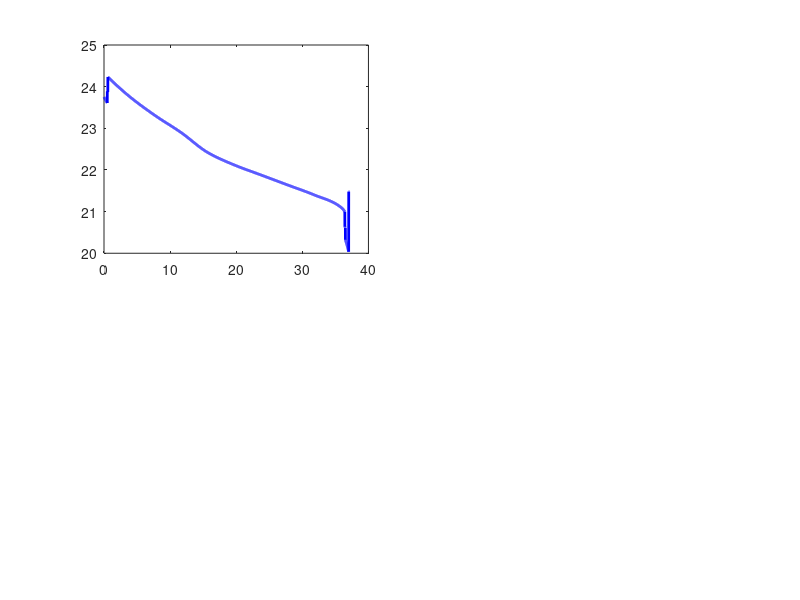

This figure's MATLAB source: (Note: this script raises an error after producing the figure.)
%% REI Drone - Battery Endurance Analysis
%  Rootcastle Engineering & Innovation
%
%  Models the 6S LiPo 5000 mAh battery discharge across different flight
%  phases: hover, transition, and cruise. Predicts endurance, voltage sag,
%  and remaining capacity over the mission profile.
%
%  Author: Batuhan Ayribas, M.Sc.

figDir = getappdata(0, 'figDir');
if isempty(figDir)
    figDir = fullfile(fileparts(mfilename('fullpath')), '..', 'figures');
    if ~exist(figDir, 'dir'), mkdir(figDir); end
end

%% Battery Parameters (6S LiPo)
n_cells = 6;
V_cell_full = 4.2;                  % Fully charged cell voltage
V_cell_nom = 3.7;                   % Nominal cell voltage
V_cell_cutoff = 3.5;               % Low voltage cutoff per cell
Q_total = 5.0;                      % Total capacity (Ah)
R_internal = 0.018;                 % Internal resistance per cell (Ohm)
R_total = n_cells * R_internal;     % Total pack resistance

V_full = n_cells * V_cell_full;     % 25.2 V
V_nom = n_cells * V_cell_nom;       % 22.2 V
V_cutoff = n_cells * V_cell_cutoff; % 21.0 V

%% Discharge Model
% Open-circuit voltage as a function of SOC (empirical LiPo curve)
SOC_pts = [1.0, 0.9, 0.8, 0.7, 0.6, 0.5, 0.4, 0.3, 0.2, 0.1, 0.05, 0.0];
V_oc_pts = [4.20, 4.10, 4.02, 3.95, 3.87, 3.82, 3.78, 3.74, 3.70, 3.65, 3.55, 3.30];
V_oc_pts = V_oc_pts * n_cells;     % Scale to pack voltage

%% Flight Phase Current Draws
% Based on propulsion analysis: hover ~298W, cruise ~165W, transition ~240W
I_hover = 298 / V_nom;             % About 13.4 A
I_cruise = 165 / V_nom;            % About 7.4 A
I_transition = 240 / V_nom;        % About 10.8 A

%% Simulation: Full Mission Profile
% Mission: 30s hover -> 5s transition -> cruise until cutoff -> 5s transition -> 30s hover -> land
dt = 0.5;                          % Time step (seconds)
t_max = 3600;                      % Maximum simulation time (1 hour)
t = 0:dt:t_max;
N = length(t);

SOC = zeros(1, N); SOC(1) = 1.0;
V_terminal = zeros(1, N);
I_draw = zeros(1, N);
phase = cell(1, N);
P_consumed = zeros(1, N);
energy_used = zeros(1, N);

mission_ended = false;
land_time = 0;

for k = 1:N
    % Determine flight phase
    if t(k) < 30
        I_draw(k) = I_hover;
        phase{k} = 'Hover (Takeoff)';
    elseif t(k) < 35
        I_draw(k) = I_transition;
        phase{k} = 'Transition (VTOL->Cruise)';
    elseif ~mission_ended
        I_draw(k) = I_cruise;
        phase{k} = 'Cruise';
    else
        if land_time == 0, land_time = t(k); end
        remaining = t(k) - land_time;
        if remaining < 5
            I_draw(k) = I_transition;
            phase{k} = 'Transition (Cruise->VTOL)';
        elseif remaining < 35
            I_draw(k) = I_hover;
            phase{k} = 'Hover (Landing)';
        else
            I_draw(k) = 0;
            phase{k} = 'Landed';
        end
    end

    % Calculate terminal voltage
    V_oc = interp1(SOC_pts, V_oc_pts, SOC(k), 'pchip', V_oc_pts(end));
    V_terminal(k) = V_oc - I_draw(k) * R_total;
    P_consumed(k) = V_terminal(k) * I_draw(k);

    if k > 1
        energy_used(k) = energy_used(k-1) + P_consumed(k) * dt / 3600;
    end

    % Check for low voltage cutoff during cruise
    if V_terminal(k) <= V_cutoff && ~mission_ended && t(k) > 40
        mission_ended = true;
    end

    % Update SOC
    if k < N
        SOC(k+1) = SOC(k) - (I_draw(k) * dt) / (Q_total * 3600);
        SOC(k+1) = max(SOC(k+1), 0);
    end

    % Stop simulation if landed
    if strcmp(phase{k}, 'Landed') && (t(k) - land_time) > 40
        t = t(1:k); SOC = SOC(1:k); V_terminal = V_terminal(1:k);
        I_draw = I_draw(1:k); P_consumed = P_consumed(1:k);
        energy_used = energy_used(1:k); phase = phase(1:k);
        break;
    end
end

total_flight_time_min = t(end) / 60;
total_energy_wh = energy_used(end);
cruise_time = sum(strcmp(phase, 'Cruise')) * dt / 60;

fprintf('  Battery Endurance Results:\n');
fprintf('    Total flight time: %.1f min\n', total_flight_time_min);
fprintf('    Cruise time: %.1f min\n', cruise_time);
fprintf('    Total energy consumed: %.1f Wh\n', total_energy_wh);
fprintf('    Final SOC: %.1f%%\n', SOC(end)*100);

%% Figure 1: Battery Discharge Profile
fig1 = figure('Position', [100 100 1200 800], 'Color', 'w');

subplot(2,2,1);
plot(t/60, V_terminal, 'b-', 'LineWidth', 2); hold on;
yline(V_cutoff, 'r--', 'LineWidth', 1.5);
xlabel('Time (min)'); ylabel('Voltage (V)');
title('Terminal Voltage'); grid on;
legend('V_{terminal}', 'Cutoff Voltage');

subplot(2,2,2);
plot(t/60, SOC*100, 'b-', 'LineWidth', 2);
xlabel('Time (min)'); ylabel('SOC (%)');
title('State of Charge'); grid on; ylim([0 105]);

subplot(2,2,3);
plot(t/60, I_draw, 'b-', 'LineWidth', 2);
xlabel('Time (min)'); ylabel('Current (A)');
title('Discharge Current'); grid on;

subplot(2,2,4);
plot(t/60, P_consumed, 'b-', 'LineWidth', 2);
xlabel('Time (min)'); ylabel('Power (W)');
title('Power Consumption'); grid on;

sgtitle(sprintf('REI Drone - Battery Discharge (6S 5000mAh) - Total: %.1f min', ...
    total_flight_time_min), 'FontSize', 14, 'FontWeight', 'bold');
saveas(fig1, fullfile(figDir, 'battery_endurance.png'));

%% Figure 2: Energy Budget
fig2 = figure('Position', [100 100 800 400], 'Color', 'w');

subplot(1,2,1);
plot(t/60, energy_used, 'b-', 'LineWidth', 2);
xlabel('Time (min)'); ylabel('Energy (Wh)');
title('Cumulative Energy Consumption'); grid on;

subplot(1,2,2);
% Energy by phase
phases_unique = {'Hover (Takeoff)', 'Transition (VTOL->Cruise)', 'Cruise', ...
    'Transition (Cruise->VTOL)', 'Hover (Landing)'};
energy_phase = zeros(1, 5);
for p = 1:5
    mask = strcmp(phase, phases_unique{p});
    energy_phase(p) = sum(P_consumed(mask) * dt / 3600);
end
bar(energy_phase, 'FaceColor', [0.2 0.5 0.8]);
set(gca, 'XTickLabel', {'Hover Up', 'Trans 1', 'Cruise', 'Trans 2', 'Hover Down'}, ...
    'FontSize', 8);
ylabel('Energy (Wh)'); title('Energy by Flight Phase'); grid on;

sgtitle('REI Drone - Energy Budget Analysis', 'FontSize', 14, 'FontWeight', 'bold');
saveas(fig2, fullfile(figDir, 'energy_budget.png'));
